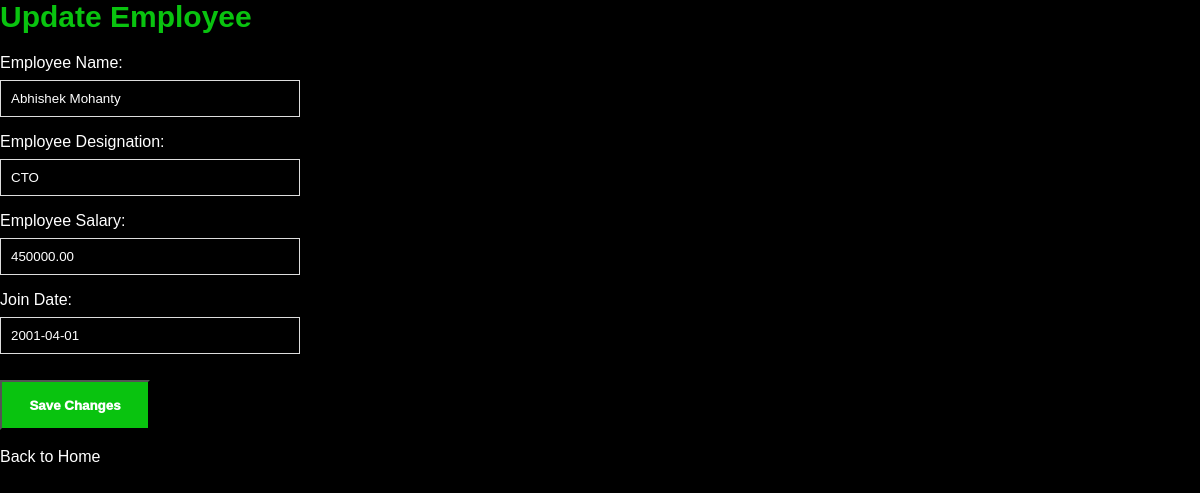
The page /update/4/ on the database its author committed.
### employees/models.py (models this page shows, shortened)
class Employee(models.Model):
    name = models.CharField(max_length=255)
    employee_id = models.AutoField(primary_key=True)
    designation = models.CharField(max_length=255)
    salary = models.DecimalField(max_digits=10, decimal_places=2)
    join_date = models.DateField()

### employees/views.py (the view)
# urls.py: path('update/<int:employee_id>/', views.update_employee, name='update_employee'),
def update_employee(request, employee_id):
    employee = get_object_or_404(Employee, employee_id=employee_id)
    if request.method == 'POST':
        form = EmployeeForm(request.POST, instance=employee)
        if form.is_valid():
            form.save()
            return redirect('index')
    else:
        form = EmployeeForm(instance=employee)
    return render(request, 'employees/update_employee.html', {'form': form, 'employee': employee})

### employees/forms.py
class EmployeeForm(forms.ModelForm):
    class Meta:
        model = Employee
        fields = '__all__'
        widgets = {
            'name': forms.TextInput(attrs={'placeholder': 'Enter employee name'}),
            'designation': forms.TextInput(attrs={'placeholder': 'Enter employee designation'}),
            'salary': forms.NumberInput(attrs={'placeholder': 'Enter employee salary'}),
            'join_date': forms.DateInput(attrs={'placeholder': 'YYYY-MM-DD'}),
        }
        labels = {
            'name': 'Employee Name',
            'designation': 'Employee Designation',
            'salary': 'Employee Salary',
            'join_date': 'Join Date',
        }

### templates/employees/update_employee.html (shortened to what this page needs)
{% load static %}
<!DOCTYPE html>
<html lang="en">
<head>
    <link
      rel="stylesheet"
      type="text/css"
      href="{% static 'employees/css/update.css' %}"
    />
</head>
<body>
<h1>Update Employee</h1>
<form method="post">
    {{ form.as_p }}
    <button type="submit">Save Changes</button>
</form>
<br>
<a href="{% url 'index' %}">Back to Home</a>
</body>
</html>

### employees/static/employees/css/update.css (style rules this page uses)
* { margin: 0; padding: 0; }
body { background-color: black; font-family: 'Arial', sans-serif; color: #ffffff; }
h1 { font-size: 30px; }
form { width: 50%; margin-top: 20px; }
form label { display: block; margin-bottom: 8px; color: #ffffff; transition: color 0.3s ease-in-out; }
form input, form select { width: 50%; padding: 10px; margin-bottom: 16px; box-sizing: border-box; border: 1px solid #ddd; background-color: black; color: #ffffff; transition: border-color 0.3s ease-in-out, background-color 0.3s ease-in-out, color 0.3s ease-in-out; }
button { background-color: #09c30f; height: 50px; width: 150px; color: white; font-weight: 1000; margin-top: 10px; transition: background-color 0.3s ease-in-out; }
a { text-decoration: none; color: white; transition: color 0.3s ease-in-out; }

### rows shown on the page
Employee: name "Abhishek Mohanty", designation "CTO", salary "450000.00", join_date "2001-04-01"
